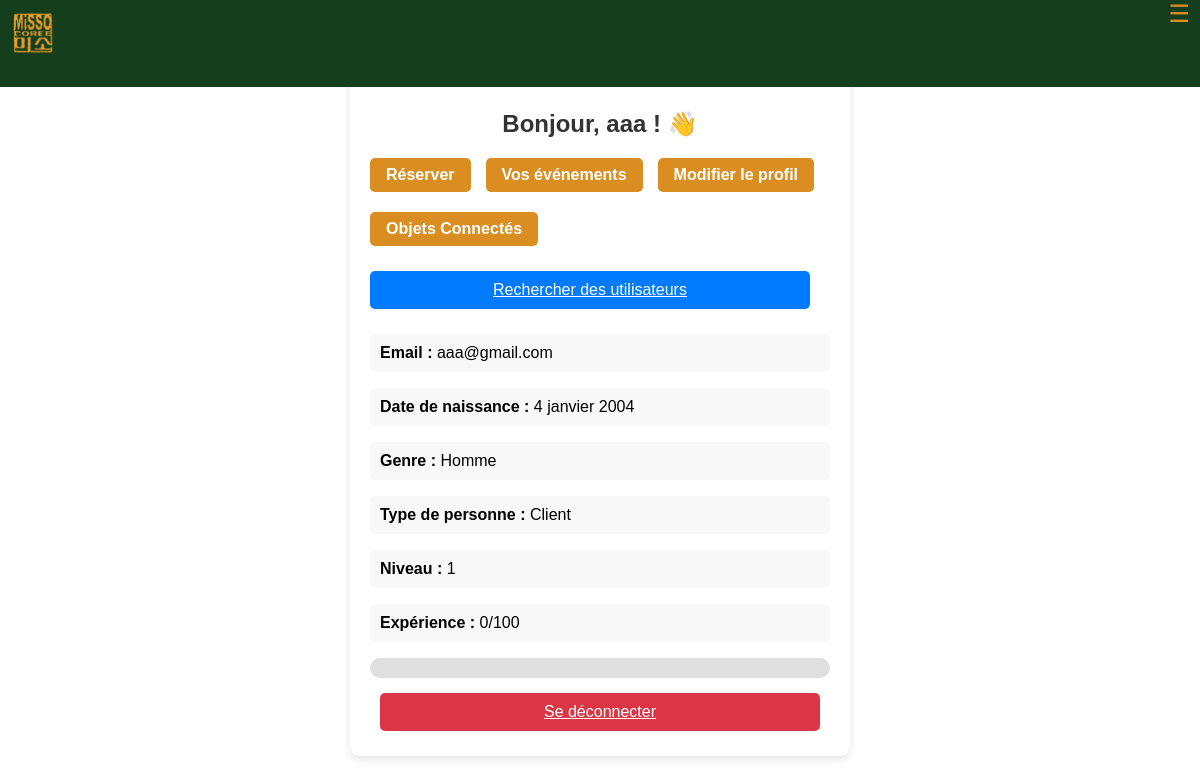
/user/profil/ (signed in), run on an earlier commit of the app's database.
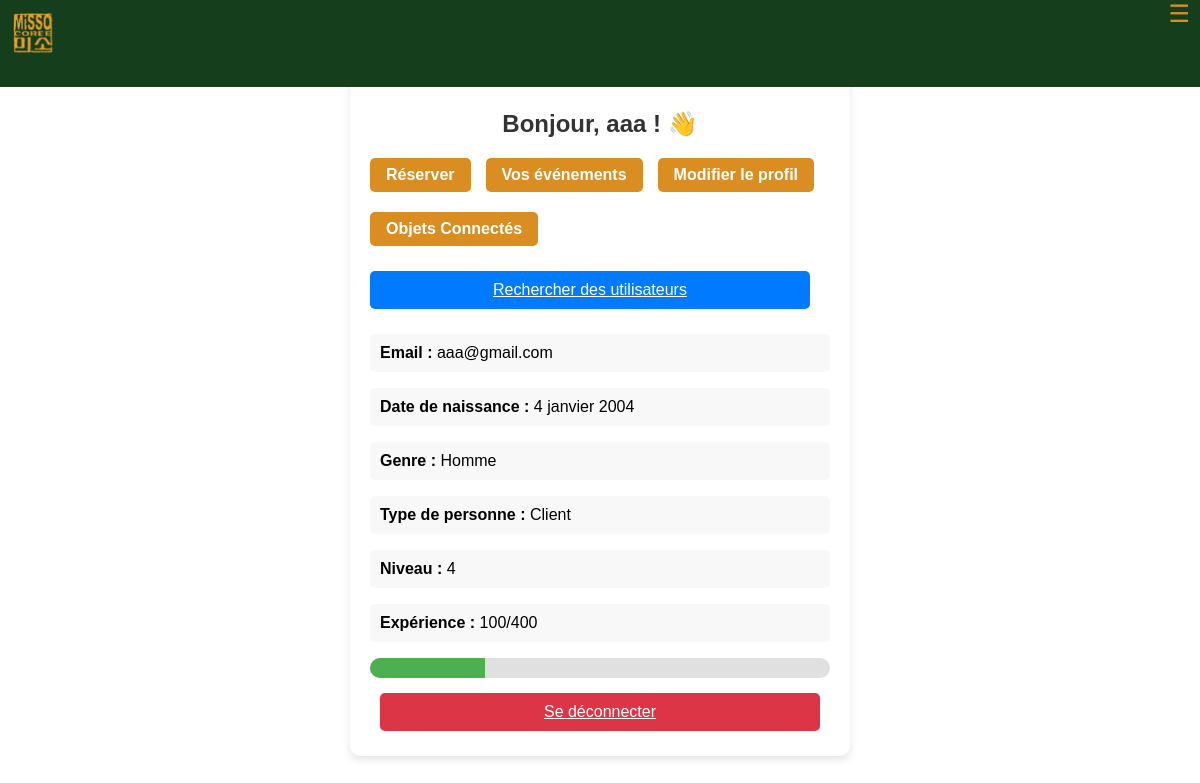
And on a later commit of the database.
### utilisateurs/models.py (models this page shows, shortened)
class Utilisateur(AbstractUser):
    email = models.EmailField(unique=True)  # Empêche les doublons
    date_de_naissance = models.DateField(null=True, blank=True)
    GENRE_CHOIX = [
        ('H', 'Homme'),
        ('F', 'Femme'),
        ('A', 'Autre'),
    ]
    genre = models.CharField(max_length=1, choices=GENRE_CHOIX, null=True, blank=True)
    niveau = models.PositiveIntegerField(default=1)  # Niveau de l'utilisateur
    experience = models.PositiveIntegerField(default=0)  # Points d'expérience de l'utilisateur
    valide = models.BooleanField(default=False)  # Validation par un administrateur
    TYPE_PERSONNE_CHOIX = [
        ('Serveur', 'Serveur'),
        ('Chef', 'Chef'),
        ('Client', 'Client'),
    ]
    type_personne = models.CharField(max_length=10, choices=TYPE_PERSONNE_CHOIX, default='Client')

### utilisateurs/views.py (the view)
# urls.py: path('profil/', profil, name='profil'),
@login_required
def profil(request):
    user = request.user
    experience_necessaire = user.niveau * 100  # Calcul de l'expérience nécessaire
    progression = int((user.experience / experience_necessaire) * 100)  # Calcul en pourcentage
    return render(request, "utilisateurs/profil.html", {
        "user": user,
        "experience_necessaire": experience_necessaire,
        "progression": progression,
    })

### utilisateurs/templates/utilisateurs/profil.html (shortened to what this page needs)
<!DOCTYPE html>
<html lang="fr">
<head>
    {% load static %}
    <link rel="stylesheet" href="{% static 'utilisateurs/style.css' %}">
    <link rel="stylesheet" href="{% static 'utilisateurs/navigation.css' %}">
</head>
 <header>
    <nav>
        <div class="logo">
            <a href="{% url 'page_view' 'accueil' %}#accueil">
              <img class="mini_logo" src="{% static 'restaurant/img/logo_jaune.png' %}" alt="MiSSO"/>
            </a>
        </div>
            <span onclick="show()"  class="nav-menu-icon" id="nav-menu-icon">☰ </span>
    </nav>
</header>
<body>
    <div class="container">
        <h2>Bonjour, {{ user.username }} ! 👋</h2>
        <div class="button-group">
            <a href="{% url 'reservation' %}" class="btns">Réserver</a>
            <a href="{% url 'vos_evenements' %}" class="btns">Vos événements</a>
            <a href="{% url 'modifier_profil' %}" class="btns">Modifier le profil</a>
            <a href="{% url 'liste_objets' %}" class="btns">Objets Connectés</a>
            <a href="{% url 'recherche_utilisateurs' %}" class="btn">Rechercher des utilisateurs</a>
        </div>
        <div class="profile-info">
            <p><strong>Email :</strong> {{ user.email }}</p>
            <p><strong>Date de naissance :</strong> {{ user.date_de_naissance }}</p>
            <p><strong>Genre :</strong> {{ user.get_genre_display }}</p>
            <p><strong>Type de personne :</strong> {{ user.get_type_personne_display }}</p>
            <p><strong>Niveau :</strong> {{ user.niveau }}</p>
            <p><strong>Expérience :</strong> {{ user.experience }}/{{ experience_necessaire }}</p>
            <div class="experience-bar">
                <div class="experience-fill" style="width: {{ progression }}%;"></div>
            </div>
        </div>
        <a href="{% url 'deconnexion' %}" class="btn logout-btn">Se déconnecter</a>
    </div>
</body>
</html>

What changed in the data, as far as the page shows it:
changed Utilisateur "aaa": niveau "1" → "4"; experience "0" → "100"
Also different on the page:
{{ experience_necessaire }}: "100" → "400"
